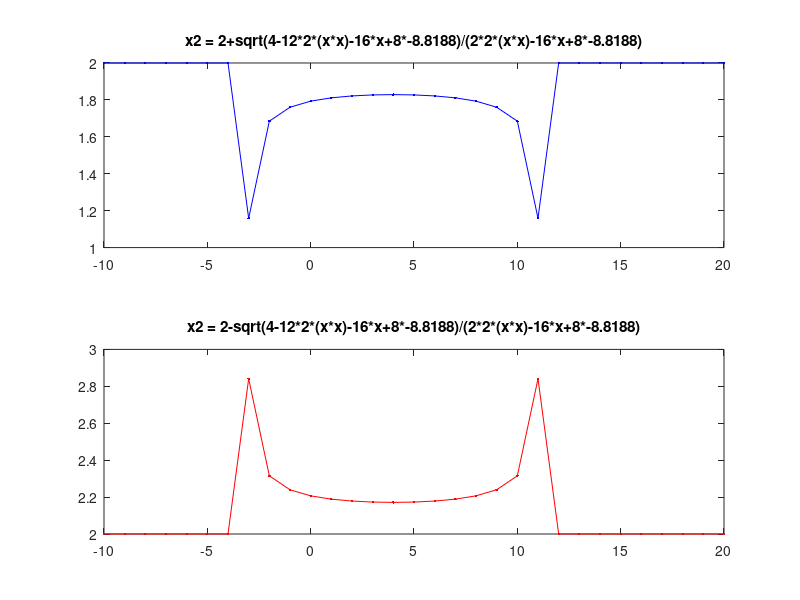

MATLAB code for this plot:
x1 = -10:1:20;
F = -8.81887145067;
y1 = [];
y2 = [];
for i=1:length(x1)
    x = x1(i);
    a = 2*(x*x)-16*x+8*F;
    tmp = sqrt(4 - 12*a)/(2*a);
    y1(i) = 2+tmp;
    y2(i) = 2-tmp;
end
%txt1 = ['x2 = 2+sqrt(4-12*2*(x*x)-16*x+8*-8.8188)/(2*2*(x*x)-16*x+8*-8.8188)'];

figure(1)
subplot(2,1,1)
a = plot(x1, real(y1), 'b.-');
title("x2 = 2+sqrt(4-12*2*(x*x)-16*x+8*-8.8188)/(2*2*(x*x)-16*x+8*-8.8188)")
hold on;
subplot(2,1,2)
b = plot(x1, real(y2), 'r.-');
title("x2 = 2-sqrt(4-12*2*(x*x)-16*x+8*-8.8188)/(2*2*(x*x)-16*x+8*-8.8188)")
